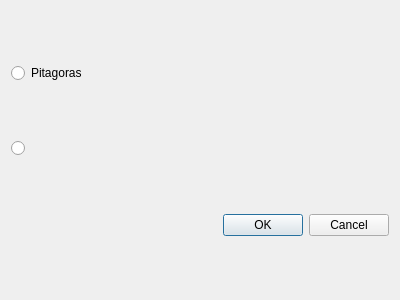
<?xml version="1.0" encoding="UTF-8"?>
<ui version="4.0">
 <class>funcion</class>
 <widget class="QDialog" name="funcion">
  <property name="geometry">
   <rect>
    <x>0</x>
    <y>0</y>
    <width>400</width>
    <height>300</height>
   </rect>
  </property>
  <property name="windowTitle">
   <string>Funcion(A)</string>
  </property>
  <layout class="QGridLayout" name="gridLayout">
   <item row="0" column="0">
    <widget class="QRadioButton" name="radioButton">
     <property name="text">
      <string>Pitagoras</string>
     </property>
    </widget>
   </item>
   <item row="1" column="0">
    <widget class="QRadioButton" name="radioButton_2">
     <property name="text">
      <string/>
     </property>
    </widget>
   </item>
   <item row="2" column="0">
    <widget class="QDialogButtonBox" name="buttonBox">
     <property name="orientation">
      <enum>Qt::Horizontal</enum>
     </property>
     <property name="standardButtons">
      <set>QDialogButtonBox::Cancel|QDialogButtonBox::Ok</set>
     </property>
    </widget>
   </item>
  </layout>
 </widget>
 <resources/>
 <connections>
  <connection>
   <sender>buttonBox</sender>
   <signal>accepted()</signal>
   <receiver>funcion</receiver>
   <slot>accept()</slot>
   <hints>
    <hint type="sourcelabel">
     <x>248</x>
     <y>254</y>
    </hint>
    <hint type="destinationlabel">
     <x>157</x>
     <y>274</y>
    </hint>
   </hints>
  </connection>
  <connection>
   <sender>buttonBox</sender>
   <signal>rejected()</signal>
   <receiver>funcion</receiver>
   <slot>reject()</slot>
   <hints>
    <hint type="sourcelabel">
     <x>316</x>
     <y>260</y>
    </hint>
    <hint type="destinationlabel">
     <x>286</x>
     <y>274</y>
    </hint>
   </hints>
  </connection>
 </connections>
</ui>
